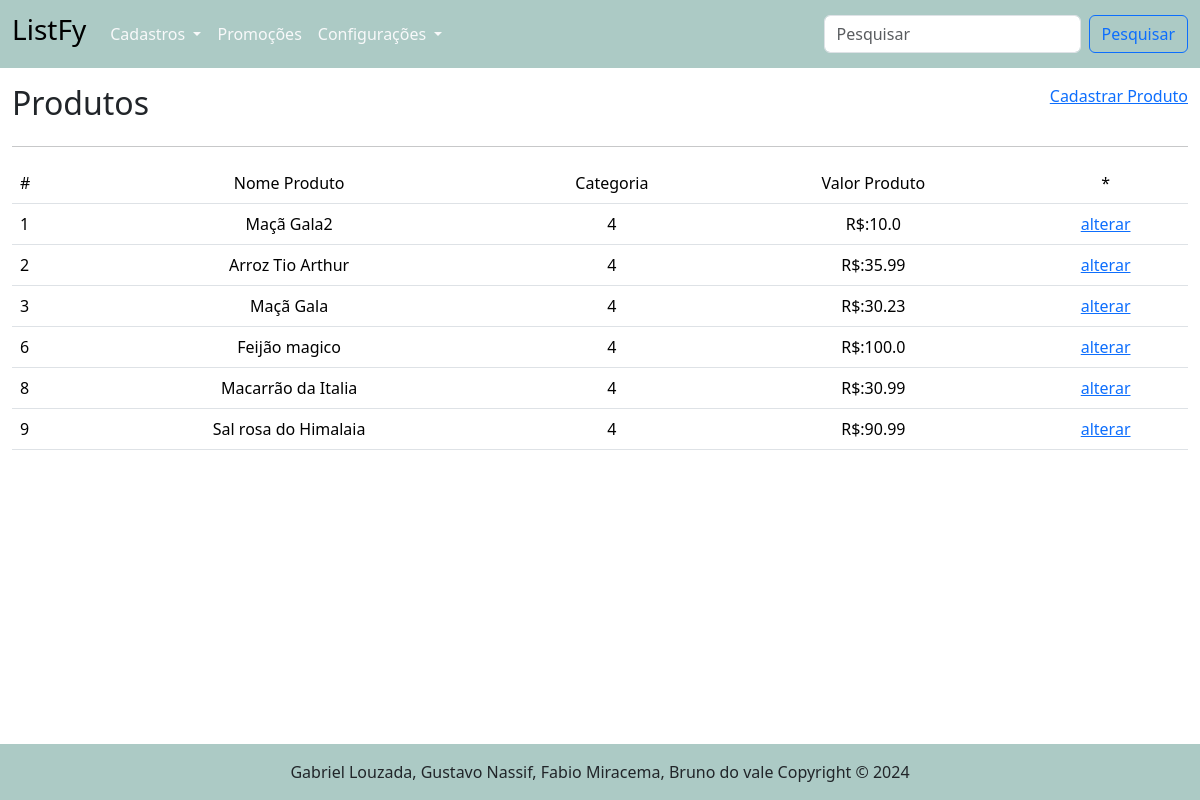
Before: /produto/categoria/4 with the older database file.
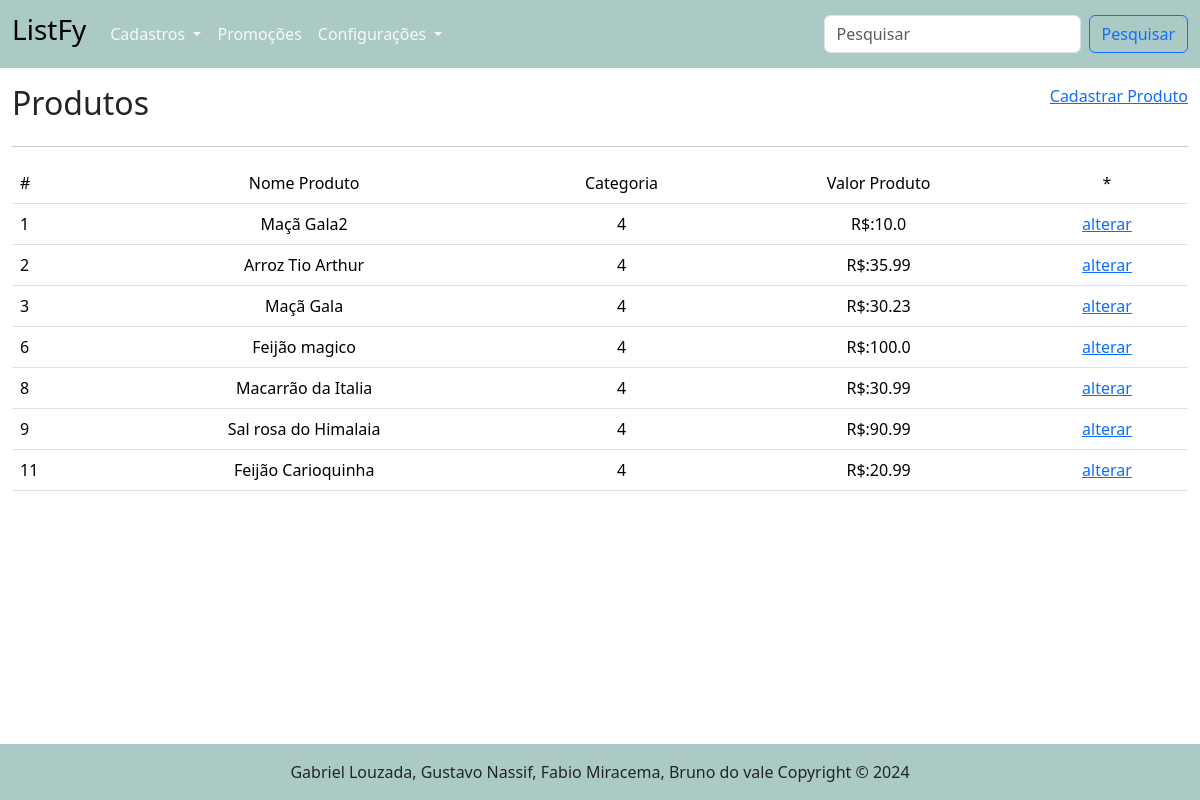
After: the same page with the newer database file.
### tables this page shows
CREATE TABLE "produto" (
	"id_produto"	INTEGER,
	"nome_produto"	TEXT NOT NULL,
	"id_categoria"	INTEGER NOT NULL,
	"valor_produto"	REAL NOT NULL,
	PRIMARY KEY("id_produto" AUTOINCREMENT),
	FOREIGN KEY("id_categoria") REFERENCES "categoria"("id_categoria")
);

### routes/produto_routes.py (the view)
@router.get("/", response_class=HTMLResponse)
async def get_produtos(request: Request):
    produtos = obter_todos_produtos()
    return templates.TemplateResponse("/produto/listar_produtos.html", {"request": request, "produtos": produtos})

### templates/produto/listar_produtos_categoria.html (shortened to what this page needs)
{% extends "base.html" %}
{% block conteudo %}
    <main class="container-fluid">
        <div class="d-flex justify-content-between mt-3">
            <h2>Produtos</h2>
            <a href="/produto/cadastrar_produto"> Cadastrar Produto</a>
        </div>
        <hr>
        <table class="table">
            <tr>
                <td>#</td>
                <td style="text-align: center;">Nome Produto</td>
                <td style="text-align: center;">Categoria</td>
                <td style="text-align: center;">Valor Produto</td>
                <td style="text-align: center;">*</td>
            </tr>
            {% for p in produtos %}
            <tr>
                <td>{{ p.id_produto }}</td>
                <td style="text-align: center;">{{ p.nome_produto }}</td>
                <td style="text-align: center;">{{ p.id_categoria }}</td>
                <td style="text-align: center;">R$:{{ p.valor_produto }}</td>
                <td style="text-align: center;" ><a href="/produto/alterar_produto/{{ p.id_produto }}">alterar</a></td>
            </tr>
            {% endfor %}
        </table>
    </main>
{% endblock %}

Changed rows visible on the page:
added produto: id_produto "11", nome_produto "Feijão Carioquinha", id_categoria "4", valor_produto "20.99"
